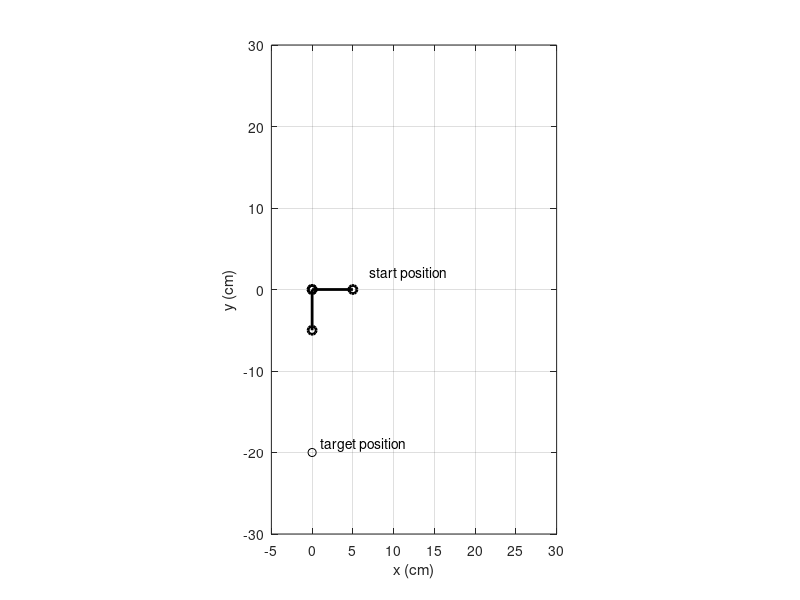
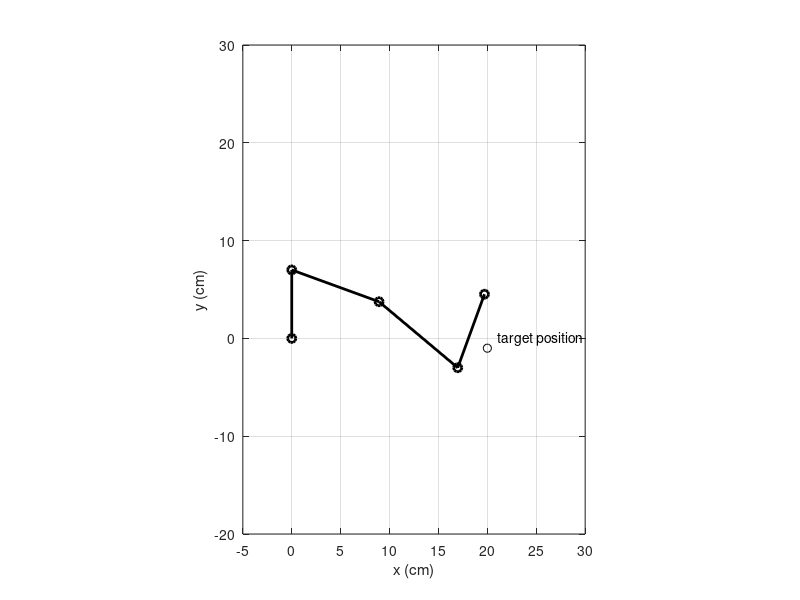

These figures' MATLAB source, in order: (Note: this script raises an error after producing the figures.)
%% for joint 1 - 1st CCD
%initial position
x0=0;x1=5;
y0=0;y1=0;
%Target position TP
TP=[0,-20]';
%for position 4
%TP=[0,-10.5]';
xx = [ x0; x1] ;
yy = [ y0; y1] ;
   
figure (1)
set(1,'position',[700 190 560 420])

plot(xx,yy,'ko-','Linewidth',2)
text(xx(1,1)+7,yy(1,1)+2,'start position');
hold on
%JtoE:Joint to End-Effector
%JtoT:Joint to Target Point
JtoE=[xx(2,1)-xx(1,1);yy(2,1)-yy(1,1)];
JtoT=[TP(1,1)-xx(1,1);TP(2,1)-yy(1,1)];
CosAngle= dot(JtoE,JtoT)/((norm(JtoE))*(norm(JtoT)));
SinAngle=sqrt(1-CosAngle^2);
theta=atan2d(SinAngle,CosAngle);

%if KSin, which is simplified cross product of JtoT and JtoE, is negative, theta needs to be -theta (negative rotation)
KSin=JtoE(1,1)*JtoT(2,1)-JtoE(2,1)*JtoT(1,1);
if KSin<0
    theta=-theta;
end

%Rotational Matrix
RotM=[cosd(theta) -sind(theta);sind(theta) cosd(theta)];
%New coordinate
New=RotM*[xx(2,1);yy(2,1)];
xx(2,1)=New(1,1);
yy(2,1)=New(2,1);

%plotting links and the Target Position
plot(TP(1,1),TP(2,1),'ko')
text(TP(1,1)+1,TP(2,1)+1,'target position');
grid on
axis equal
axis([-5 30 -30 30])
xlabel('x (cm)') ; ylabel('y (cm)') ;
plot(xx,yy,'ko-','Linewidth',2)
pause(1)
hold off

%output of 1st CCD
disp('joint 1 angle value')
display(theta)



%% from joint 2 to joint 4 -2nd CCD
%initial position of all joints
x0=0;x1=9.5;x2=20;x3=20;
y0=7;y1=7;y2=7;y3=15;
TP=[20,-1]';
%for position 4
%TP=[10.5,8.5]';
xx = [ x0; x1; x2; x3] ;
yy = [ y0; y1; y2; y3] ;

error=100;    
%The iteration will stop when the error becomes smaller than 0.3
while (error>0.3)  
%CCD moves the outer joint first.
for i=4:-1:2
    
JtoE=[xx(4,1)-xx(i-1,1);yy(4,1)-yy(i-1,1)];
JtoT=[TP(1,1)-xx(i-1,1);TP(2,1)-yy(i-1,1)];
CosAngle= dot(JtoE,JtoT)/((norm(JtoE))*(norm(JtoT)));
SinAngle=sqrt(1-CosAngle^2);
theta=atan2d(SinAngle,CosAngle);

%if Ksin,which is the simplified cross product of JtoE and JtoT, is
%negative, theta needs to be -theta (negative direction)
KSin=JtoE(1,1)*JtoT(2,1)-JtoE(2,1)*JtoT(1,1);
if KSin<0
    theta=-theta;
end

%since unnatually big theta can generate unreliable result, we set the
%limit of theta.
if (theta > 20)
    theta = 20;
elseif (theta < -20)
    theta = -20;
end

%Rotational Matrix
RotM=[cosd(theta) -sind(theta);sind(theta) cosd(theta)];

%applying to all the joints that is related. for instance, if we are
%manipulating 2nd joint, 3rd and 4th joint has to be rotated as well.
for k=4:-1:i
New=RotM*[xx(k,1)-xx(i-1,1);yy(k,1)-yy(i-1,1)]+[xx(i-1,1);yy(i-1,1)];
xx(k,1)=New(1,1);
yy(k,1)=New(2,1);
end

%plotting the diagram
figure (2)
set(2,'position',[116 190 560 420])
plot(TP(1,1),TP(2,1),'ko')
text(TP(1,1)+1,TP(2,1)+1,'target position');
grid on
axis equal
axis([-5 30 -20 30])
xlabel('x (cm)') ; ylabel('y (cm)') ;
hold on
%plotting links- (0,0) was added in order to create fist link that does not
%move during the CCD.
plot([0;xx],[0;yy],'ko-','Linewidth',2)
pause(0.3)
hold off
end
error = dist([xx(4,1),yy(4,1)], TP);
disp('error')
disp(error)
end
fprintf('error is smaller than 0.3cm\n\n')


%% output of the 2nd CCD
%2nd joint
for l=2
JtoE=[xx(l,1)-xx(l-1,1);yy(l,1)-yy(l-1,1)];
%randomly chose a point so that it can create horizontal line.
JtoP=[10;0];
CosAngle= dot(JtoE,JtoP)/((norm(JtoE))*(norm(JtoP)));
SinAngle=sqrt(1-CosAngle^2);
fprintf('%d joint angle',l)
theta=atan2d(SinAngle,CosAngle);
%from geometry, if yy(2,1) is smaller than 7, it means the negative
%rotation.
if (yy(2,1)<7)
    theta=-theta; 
end
disp(theta)
end

%3rd joint
for l=3
JtoE=[xx(l,1)-xx(l-1,1);yy(l,1)-yy(l-1,1)];
JtoP=[xx(l-1,1)-xx(l-2,1);yy(l-1,1)-yy(l-2,1)];
CosAngle= dot(JtoE,JtoP)/((norm(JtoE))*(norm(JtoP)));
SinAngle=sqrt(1-CosAngle^2);
fprintf('%d joint angle',l)
theta=atan2d(SinAngle,CosAngle);
if (yy(2,1)>yy(3,1))
    theta=-theta; 
end
disp(theta)
end

%4th joint
for l=4
JtoE=[xx(l,1)-xx(l-1,1);yy(l,1)-yy(l-1,1)];
JtoP=[xx(l-1,1)-xx(l-2,1);yy(l-1,1)-yy(l-2,1)];
CosAngle= dot(JtoE,JtoP)/((norm(JtoE))*(norm(JtoP)));
SinAngle=sqrt(1-CosAngle^2);
fprintf('%d joint angle',l)
theta=atan2d(SinAngle,CosAngle);
%according to the proximal convention axis, this has to be done.
theta=theta-90;
disp(theta)
end